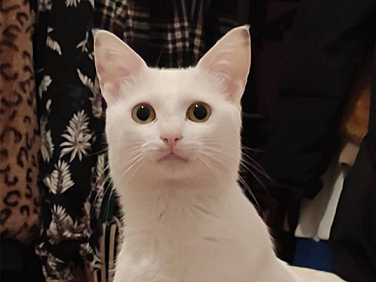
#> input picture python-ai-master/OpenCV基础/cat.bmp, 376 x 282 px
$ python img_read_show.py
#> lines starting #> are read from the running program, lines starting #| are printed output that depends on the picture
import cv2
import numpy as np
if __name__ == "__main__":
    # 读取图像并显示
    img= cv2.imread("cat.bmp")
#> img is the input picture: shape (282, 376, 3); mean B, G, R 60.5, 68.5, 81.7
    print("image size",np.shape(img))
#| image size (282, 376, 3)
    cv2.imshow("output",img)


    # 图像缩放
    h = np.shape(img)[0]
#> h = 282
    w = np.shape(img)[1]
#> w = 376
    scale = 2

    imgResize1 = cv2.resize(img,(int(w*scale),int(h*scale)))
    cv2.imshow("reszie1",imgResize1)
    print("imresize1 size ",np.shape(imgResize1))
#| imresize1 size  (564, 752, 3)

    scale = 0.5
    imgResize2 = cv2.resize(img,(int(w*scale),int(h*scale)))
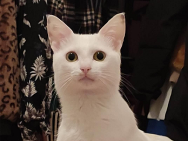
#> imgResize2: shape (141, 188, 3); mean B, G, R 60.6, 68.7, 81.9
    cv2.imshow("reszie2",imgResize2)
    print("imgresize2 size",np.shape(imgResize2))
#| imgresize2 size (141, 188, 3)

    #图像剪裁
    imgCropped = img[int(h/3):int(2*h/3),int(w/3):int(w*2/3)]
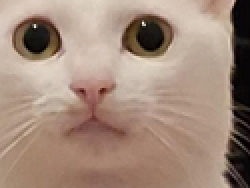
#> imgCropped: shape (94, 125, 3) (shown 2 times larger); mean B, G, R 122.9, 138, 162
    cv2.imshow("cropped",imgCropped)
    print("imgcropped size",np.shape(imgCropped))
#| imgcropped size (94, 125, 3)

    # 颜色变换
    img_RGB = cv2.cvtColor(img, cv2.COLOR_BGR2RGB)
    img_Gray = cv2.cvtColor(img,cv2.COLOR_BGR2GRAY)
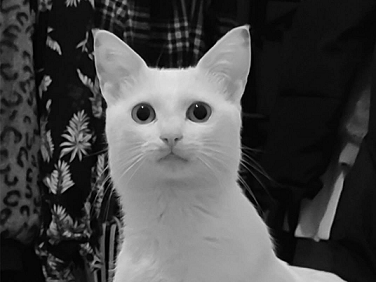
#> img_Gray: shape (282, 376); min 0, max 239, mean 71.6
    print("image_Gray size",np.shape(img_Gray))
#| image_Gray size (282, 376)
    cv2.imshow("RGB",img_RGB)
    cv2.imshow("Gray",img_Gray)

    # 等待按键
    cv2.waitKey(0)
